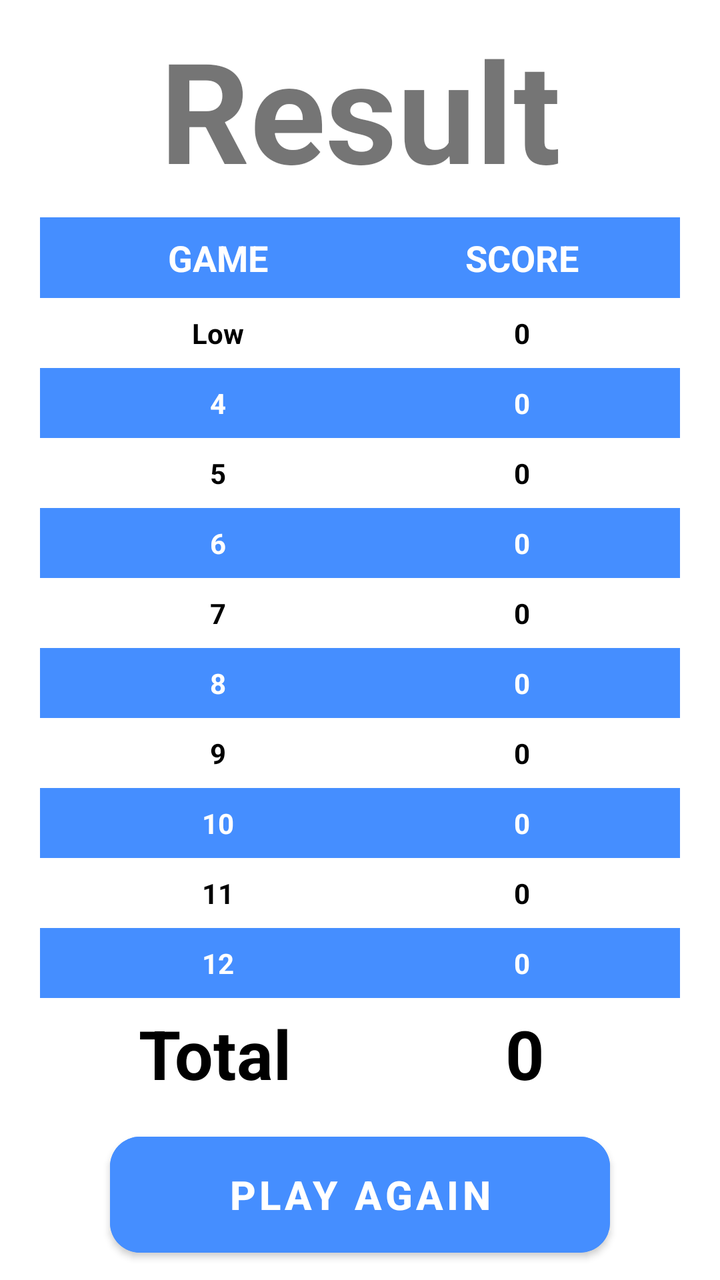
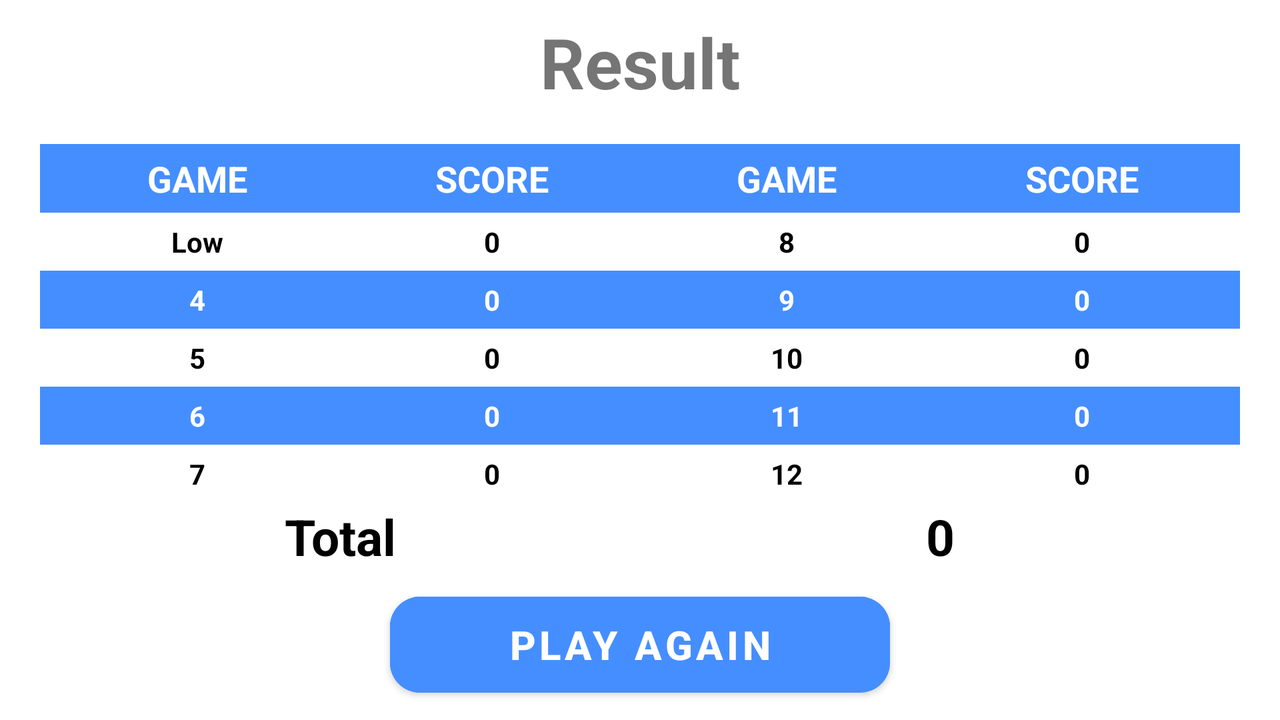

Compare how this app lays out the same screen by default and in its alternative resource folder. The renders come first, then the two layout files and the values they reference.
<!-- AndroidManifest.xml: application theme Theme.OU1_Thirty -->
<!-- res/layout/result_screen.xml -->
<?xml version="1.0" encoding="utf-8"?>
<androidx.constraintlayout.widget.ConstraintLayout xmlns:android="http://schemas.android.com/apk/res/android"
    android:layout_width="match_parent"
    android:layout_height="match_parent"
    xmlns:app="http://schemas.android.com/apk/res-auto">

    <TextView
        android:id="@+id/textView"
        android:layout_width="wrap_content"
        android:layout_height="wrap_content"
        android:textSize="70sp"
        android:textStyle="bold"
        android:text="@string/result"
        app:layout_constraintBottom_toTopOf="@+id/table"
        app:layout_constraintEnd_toEndOf="parent"
        app:layout_constraintStart_toStartOf="parent"
        app:layout_constraintTop_toTopOf="parent"/>

    <TableLayout
        android:id="@+id/table"
        android:layout_width="match_parent"
        android:layout_height="wrap_content"
        android:layout_marginStart="20dp"
        android:layout_marginEnd="20dp"
        app:layout_constraintBottom_toTopOf="@id/play_again_button"
        app:layout_constraintEnd_toEndOf="parent"
        app:layout_constraintStart_toStartOf="parent"
        app:layout_constraintTop_toBottomOf="@+id/textView">

        <TableRow
            android:background="@color/blue"
            android:padding="8dp">

            <TextView
                android:layout_width="wrap_content"
                android:layout_height="wrap_content"
                android:text="@string/game_result"
                android:textColor="@color/white"
                android:textSize="18sp"
                android:textStyle="bold"
                android:layout_weight="4"
                android:gravity="center_horizontal"/>

            <TextView
                android:layout_width="wrap_content"
                android:layout_height="wrap_content"
                android:text="@string/score_result"
                android:textColor="@color/white"
                android:textSize="18sp"
                android:textStyle="bold"
                android:layout_weight="4"
                android:gravity="center_horizontal" />

        </TableRow>

        <TableRow
            android:background="@color/white"
            android:padding="8dp">

            <TextView
                android:layout_width="wrap_content"
                android:layout_height="wrap_content"
                android:text="@string/result_Low"
                android:textColor="@color/black"
                android:textSize="14sp"
                android:textStyle="bold"
                android:layout_weight="4"
                android:gravity="center_horizontal"/>

            <TextView
                android:id="@+id/score_low"
                android:layout_width="wrap_content"
                android:layout_height="wrap_content"
                android:text="@string/zero"
                android:textColor="@color/black"
                android:textSize="14sp"
                android:textStyle="bold"
                android:layout_weight="4"
                android:gravity="center_horizontal"/>

        </TableRow>

        <TableRow
            android:background="@color/blue"
            android:padding="8dp">

            <TextView
                android:layout_width="wrap_content"
                android:layout_height="wrap_content"
                android:text="@string/result_4"
                android:textColor="@color/white"
                android:textSize="14sp"
                android:textStyle="bold"
                android:layout_weight="4"
                android:gravity="center_horizontal"/>

            <TextView
                android:id="@+id/score_4"
                android:layout_width="wrap_content"
                android:layout_height="wrap_content"
                android:text="@string/zero"
                android:textColor="@color/white"
                android:textSize="14sp"
                android:textStyle="bold"
                android:layout_weight="4"
                android:gravity="center_horizontal"/>

        </TableRow>

        <TableRow
            android:background="@color/white"
            android:padding="8dp">

            <TextView
                android:layout_width="wrap_content"
                android:layout_height="wrap_content"
                android:text="@string/result_5"
                android:textColor="@color/black"
                android:textSize="14sp"
                android:textStyle="bold"
                android:layout_weight="4"
                android:gravity="center_horizontal"/>

            <TextView
                android:id="@+id/score_5"
                android:layout_width="wrap_content"
                android:layout_height="wrap_content"
                android:text="@string/zero"
                android:textColor="@color/black"
                android:textSize="14sp"
                android:textStyle="bold"
                android:layout_weight="4"
                android:gravity="center_horizontal"/>

        </TableRow>

        <TableRow
            android:background="@color/blue"
            android:padding="8dp">

            <TextView
                android:layout_width="wrap_content"
                android:layout_height="wrap_content"
                android:text="@string/result_6"
                android:textColor="@color/white"
                android:textSize="14sp"
                android:textStyle="bold"
                android:layout_weight="4"
                android:gravity="center_horizontal"/>

            <TextView
                android:id="@+id/score_6"
                android:layout_width="wrap_content"
                android:layout_height="wrap_content"
                android:text="@string/zero"
                android:textColor="@color/white"
                android:textSize="14sp"
                android:textStyle="bold"
                android:layout_weight="4"
                android:gravity="center_horizontal"/>

        </TableRow>

        <TableRow
            android:background="@color/white"
            android:padding="8dp">

            <TextView
                android:layout_width="wrap_content"
                android:layout_height="wrap_content"
                android:text="@string/result_7"
                android:textColor="@color/black"
                android:textSize="14sp"
                android:textStyle="bold"
                android:layout_weight="4"
                android:gravity="center_horizontal"/>

            <TextView
                android:id="@+id/score_7"
                android:layout_width="wrap_content"
                android:layout_height="wrap_content"
                android:text="@string/zero"
                android:textColor="@color/black"
                android:textSize="14sp"
                android:textStyle="bold"
                android:layout_weight="4"
                android:gravity="center_horizontal"/>

        </TableRow>

        <TableRow
            android:background="@color/blue"
            android:padding="8dp">

            <TextView
                android:layout_width="wrap_content"
                android:layout_height="wrap_content"
                android:text="@string/result_8"
                android:textColor="@color/white"
                android:textSize="14sp"
                android:textStyle="bold"
                android:layout_weight="4"
                android:gravity="center_horizontal"/>

            <TextView
                android:id="@+id/score_8"
                android:layout_width="wrap_content"
                android:layout_height="wrap_content"
                android:text="@string/zero"
                android:textColor="@color/white"
                android:textSize="14sp"
                android:textStyle="bold"
                android:layout_weight="4"
                android:gravity="center_horizontal"/>

        </TableRow>

        <TableRow
            android:background="@color/white"
            android:padding="8dp">

            <TextView
                android:layout_width="wrap_content"
                android:layout_height="wrap_content"
                android:text="@string/result_9"
                android:textColor="@color/black"
                android:textStyle="bold"
                android:textSize="14sp"
                android:layout_weight="4"
                android:gravity="center_horizontal"/>

            <TextView
                android:id="@+id/score_9"
                android:layout_width="wrap_content"
                android:layout_height="wrap_content"
                android:text="@string/zero"
                android:textColor="@color/black"
                android:textSize="14sp"
                android:textStyle="bold"
                android:layout_weight="4"
                android:gravity="center_horizontal"/>

        </TableRow>

        <TableRow
            android:background="@color/blue"
            android:padding="8dp">

            <TextView
                android:layout_width="wrap_content"
                android:layout_height="wrap_content"
                android:text="@string/result_10"
                android:textColor="@color/white"
                android:textSize="14sp"
                android:textStyle="bold"
                android:layout_weight="4"
                android:gravity="center_horizontal"/>

            <TextView
                android:id="@+id/score_10"
                android:layout_width="wrap_content"
                android:layout_height="wrap_content"
                android:text="@string/zero"
                android:textColor="@color/white"
                android:textSize="14sp"
                android:textStyle="bold"
                android:layout_weight="4"
                android:gravity="center_horizontal"/>

        </TableRow>

        <TableRow
            android:background="@color/white"
            android:padding="8dp">

            <TextView
                android:layout_width="wrap_content"
                android:layout_height="wrap_content"
                android:text="@string/result_11"
                android:textColor="@color/black"
                android:textSize="14sp"
                android:textStyle="bold"
                android:layout_weight="4"
                android:gravity="center_horizontal"/>

            <TextView
                android:id="@+id/score_11"
                android:layout_width="wrap_content"
                android:layout_height="wrap_content"
                android:text="@string/zero"
                android:textColor="@color/black"
                android:textSize="14sp"
                android:textStyle="bold"
                android:layout_weight="4"
                android:gravity="center_horizontal"/>

        </TableRow>

        <TableRow
            android:background="@color/blue"
            android:padding="8dp">

            <TextView
                android:layout_width="wrap_content"
                android:layout_height="wrap_content"
                android:text="@string/result_12"
                android:textColor="@color/white"
                android:textSize="14sp"
                android:textStyle="bold"
                android:layout_weight="4"
                android:gravity="center_horizontal"/>

            <TextView
                android:id="@+id/score_12"
                android:layout_width="wrap_content"
                android:layout_height="wrap_content"
                android:text="@string/zero"
                android:textColor="@color/white"
                android:textSize="14sp"
                android:textStyle="bold"
                android:layout_weight="4"
                android:gravity="center_horizontal"/>

        </TableRow>

        <TableRow
            android:background="@color/white"
            android:padding="5dp">

            <TextView
                android:layout_width="wrap_content"
                android:layout_height="wrap_content"
                android:text="@string/result_total"
                android:textColor="@color/black"
                android:textSize="34sp"
                android:textStyle="bold"
                android:layout_weight="4"
                android:gravity="center_horizontal"/>

            <TextView
                android:id="@+id/score_total"
                android:layout_width="wrap_content"
                android:layout_height="wrap_content"
                android:text="@string/zero"
                android:textColor="@color/black"
                android:textSize="34sp"
                android:textStyle="bold"
                android:layout_weight="4"
                android:gravity="center_horizontal"/>

        </TableRow>

    </TableLayout>

    <Button
        android:id="@+id/play_again_button"
        android:layout_width="250dp"
        android:layout_height="70dp"
        android:text="@string/play_again"
        android:textStyle="bold"
        android:textSize="20sp"
        android:backgroundTint="@color/blue"
        android:layout_gravity="center"
        app:cornerRadius="15dp"
        app:layout_constraintBottom_toBottomOf="parent"
        app:layout_constraintEnd_toEndOf="parent"
        app:layout_constraintStart_toStartOf="parent"
        app:layout_constraintTop_toBottomOf="@+id/table"/>

</androidx.constraintlayout.widget.ConstraintLayout>
<!-- resources referenced by this layout -->
<resources>
  <color name="black">#FF000000</color>
  <color name="blue">#458eff</color>
  <color name="white">#FFFFFFFF</color>
  <string name="game_result">GAME</string>
  <string name="play_again">PLAY AGAIN</string>
  <string name="result">Result</string>
  <string name="result_10">10</string>
  <string name="result_11">11</string>
  <string name="result_12">12</string>
  <string name="result_4">4</string>
  <string name="result_5">5</string>
  <string name="result_6">6</string>
  <string name="result_7">7</string>
  <string name="result_8">8</string>
  <string name="result_9">9</string>
  <string name="result_Low">Low</string>
  <string name="result_total">Total</string>
  <string name="score_result">SCORE</string>
  <string name="zero">0</string>
  <style name="Theme.OU1_Thirty" parent="Theme.MaterialComponents.DayNight.NoActionBar">
          
          <item name="colorPrimary">@color/blue</item>
          <item name="colorPrimaryVariant">@color/purple_700</item>
          <item name="colorOnPrimary">@color/white</item>
          
          <item name="colorSecondary">@color/teal_200</item>
          <item name="colorSecondaryVariant">@color/teal_700</item>
          <item name="colorOnSecondary">@color/black</item>
          
          <item name="android:statusBarColor">@color/teal_200</item>
          
      </style>
  <color name="purple_700">#FF3700B3</color>
  <color name="teal_200">#FF03DAC5</color>
  <color name="teal_700">#FF018786</color>
</resources>
<!-- res/layout-land/result_screen.xml (the repository's variant of the layout above) -->
<!-- drawn on the phone turned sideways -->
<?xml version="1.0" encoding="utf-8"?>
<androidx.constraintlayout.widget.ConstraintLayout xmlns:android="http://schemas.android.com/apk/res/android"
    android:layout_width="match_parent"
    android:layout_height="match_parent"
    xmlns:app="http://schemas.android.com/apk/res-auto">

    <TextView
        android:id="@+id/textView"
        android:layout_width="wrap_content"
        android:layout_height="wrap_content"
        android:textSize="35sp"
        android:textStyle="bold"
        android:layout_gravity="center"
        android:text="@string/result"
        app:layout_constraintBottom_toTopOf="@+id/table"
        app:layout_constraintEnd_toEndOf="parent"
        app:layout_constraintStart_toStartOf="parent"
        app:layout_constraintTop_toTopOf="parent" />

    <TableLayout
        android:id="@+id/table"
        android:layout_width="match_parent"
        android:layout_height="wrap_content"
        android:layout_marginStart="20dp"
        android:layout_marginEnd="20dp"
        android:layout_marginTop="10dp"
        app:layout_constraintBottom_toTopOf="@id/play_again_button"
        app:layout_constraintEnd_toEndOf="parent"
        app:layout_constraintStart_toStartOf="parent"
        app:layout_constraintTop_toBottomOf="@+id/textView">

        <TableRow
            android:background="@color/blue"
            android:padding="5sp">

            <TextView
                android:layout_width="0dp"
                android:layout_height="wrap_content"
                android:text="@string/game_result"
                android:textColor="@color/white"
                android:textSize="18sp"
                android:textStyle="bold"
                android:layout_weight="4"
                android:gravity="center_horizontal"/>

            <TextView
                android:layout_width="0dp"
                android:layout_height="wrap_content"
                android:text="@string/score_result"
                android:textColor="@color/white"
                android:textSize="18sp"
                android:textStyle="bold"
                android:layout_weight="4"
                android:gravity="center_horizontal" />

            <TextView
                android:layout_width="0dp"
                android:layout_height="wrap_content"
                android:text="@string/game_result"
                android:textColor="@color/white"
                android:textSize="18sp"
                android:textStyle="bold"
                android:layout_weight="4"
                android:gravity="center_horizontal"/>

            <TextView
                android:layout_width="0dp"
                android:layout_height="wrap_content"
                android:text="@string/score_result"
                android:textColor="@color/white"
                android:textSize="18sp"
                android:textStyle="bold"
                android:layout_weight="4"
                android:gravity="center_horizontal" />

        </TableRow>

        <TableRow
            android:background="@color/white"
            android:padding="5sp">

            <TextView
                android:layout_width="0dp"
                android:layout_height="wrap_content"
                android:text="@string/result_Low"
                android:textColor="@color/black"
                android:textSize="14sp"
                android:textStyle="bold"
                android:layout_weight="4"
                android:gravity="center_horizontal"/>

            <TextView
                android:id="@+id/score_low"
                android:layout_width="0dp"
                android:layout_height="wrap_content"
                android:text="@string/zero"
                android:textColor="@color/black"
                android:textSize="14sp"
                android:textStyle="bold"
                android:layout_weight="4"
                android:gravity="center_horizontal"/>

            <TextView
                android:layout_width="0dp"
                android:layout_height="wrap_content"
                android:text="@string/result_8"
                android:textColor="@color/black"
                android:textSize="14sp"
                android:textStyle="bold"
                android:layout_weight="4"
                android:gravity="center_horizontal"/>

            <TextView
                android:id="@+id/score_8"
                android:layout_width="0dp"
                android:layout_height="wrap_content"
                android:text="@string/zero"
                android:textColor="@color/black"
                android:textSize="14sp"
                android:textStyle="bold"
                android:layout_weight="4"
                android:gravity="center_horizontal"/>

        </TableRow>

        <TableRow
            android:background="@color/blue"
            android:padding="5sp">

            <TextView
                android:layout_width="0dp"
                android:layout_height="wrap_content"
                android:text="@string/result_4"
                android:textColor="@color/white"
                android:textSize="14sp"
                android:textStyle="bold"
                android:layout_weight="4"
                android:gravity="center_horizontal"/>

            <TextView
                android:id="@+id/score_4"
                android:layout_width="0dp"
                android:layout_height="wrap_content"
                android:text="@string/zero"
                android:textColor="@color/white"
                android:textSize="14sp"
                android:textStyle="bold"
                android:layout_weight="4"
                android:gravity="center_horizontal"/>

            <TextView
                android:layout_width="0dp"
                android:layout_height="wrap_content"
                android:text="@string/result_9"
                android:textColor="@color/white"
                android:textStyle="bold"
                android:textSize="14sp"
                android:layout_weight="4"
                android:gravity="center_horizontal"/>

            <TextView
                android:id="@+id/score_9"
                android:layout_width="0dp"
                android:layout_height="wrap_content"
                android:text="@string/zero"
                android:textColor="@color/white"
                android:textSize="14sp"
                android:textStyle="bold"
                android:layout_weight="4"
                android:gravity="center_horizontal"/>



        </TableRow>

        <TableRow
            android:background="@color/white"
            android:padding="5sp">

            <TextView
                android:layout_width="0dp"
                android:layout_height="wrap_content"
                android:text="@string/result_5"
                android:textColor="@color/black"
                android:textSize="14sp"
                android:textStyle="bold"
                android:layout_weight="4"
                android:gravity="center_horizontal"/>

            <TextView
                android:id="@+id/score_5"
                android:layout_width="0dp"
                android:layout_height="wrap_content"
                android:text="@string/zero"
                android:textColor="@color/black"
                android:textSize="14sp"
                android:textStyle="bold"
                android:layout_weight="4"
                android:gravity="center_horizontal"/>


            <TextView
                android:layout_width="0dp"
                android:layout_height="wrap_content"
                android:text="@string/result_10"
                android:textColor="@color/black"
                android:textSize="14sp"
                android:textStyle="bold"
                android:layout_weight="4"
                android:gravity="center_horizontal"/>

            <TextView
                android:id="@+id/score_10"
                android:layout_width="0dp"
                android:layout_height="wrap_content"
                android:text="@string/zero"
                android:textColor="@color/black"
                android:textSize="14sp"
                android:textStyle="bold"
                android:layout_weight="4"
                android:gravity="center_horizontal"/>

        </TableRow>

        <TableRow
            android:background="@color/blue"
            android:padding="5sp">

            <TextView
                android:layout_width="0dp"
                android:layout_height="wrap_content"
                android:text="@string/result_6"
                android:textColor="@color/white"
                android:textSize="14sp"
                android:textStyle="bold"
                android:layout_weight="4"
                android:gravity="center_horizontal"/>

            <TextView
                android:id="@+id/score_6"
                android:layout_width="0dp"
                android:layout_height="wrap_content"
                android:text="@string/zero"
                android:textColor="@color/white"
                android:textSize="14sp"
                android:textStyle="bold"
                android:layout_weight="4"
                android:gravity="center_horizontal"/>


            <TextView
                android:layout_width="0dp"
                android:layout_height="wrap_content"
                android:text="@string/result_11"
                android:textColor="@color/white"
                android:textSize="14sp"
                android:textStyle="bold"
                android:layout_weight="4"
                android:gravity="center_horizontal"/>

            <TextView
                android:id="@+id/score_11"
                android:layout_width="0dp"
                android:layout_height="wrap_content"
                android:text="@string/zero"
                android:textColor="@color/white"
                android:textSize="14sp"
                android:textStyle="bold"
                android:layout_weight="4"
                android:gravity="center_horizontal"/>

        </TableRow>

        <TableRow
            android:background="@color/white"
            android:padding="5sp" >

            <TextView
                android:layout_width="0dp"
                android:layout_height="wrap_content"
                android:text="@string/result_7"
                android:textColor="@color/black"
                android:textSize="14sp"
                android:textStyle="bold"
                android:layout_weight="4"
                android:gravity="center_horizontal"/>

            <TextView
                android:id="@+id/score_7"
                android:layout_width="0dp"
                android:layout_height="wrap_content"
                android:text="@string/zero"
                android:textColor="@color/black"
                android:textSize="14sp"
                android:textStyle="bold"
                android:layout_weight="4"
                android:gravity="center_horizontal"/>

            <TextView
                android:layout_width="0dp"
                android:layout_height="wrap_content"
                android:text="@string/result_12"
                android:textColor="@color/black"
                android:textSize="14sp"
                android:textStyle="bold"
                android:layout_weight="4"
                android:gravity="center_horizontal"/>

            <TextView
                android:id="@+id/score_12"
                android:layout_width="0dp"
                android:layout_height="wrap_content"
                android:text="@string/zero"
                android:textColor="@color/black"
                android:textSize="14sp"
                android:textStyle="bold"
                android:layout_weight="4"
                android:gravity="center_horizontal"/>


        </TableRow>

        <TableRow
            android:background="@color/white">

            <TextView
                android:layout_width="0dp"
                android:layout_height="wrap_content"
                android:text="@string/result_total"
                android:textColor="@color/black"
                android:textSize="25sp"
                android:textStyle="bold"
                android:layout_weight="4"
                android:gravity="center_horizontal"/>

            <TextView
                android:id="@+id/score_total"
                android:layout_width="0dp"
                android:layout_height="wrap_content"
                android:text="@string/zero"
                android:textColor="@color/black"
                android:textSize="25sp"
                android:textStyle="bold"
                android:layout_weight="4"
                android:gravity="center_horizontal"/>

        </TableRow>

    </TableLayout>

    <Button
        android:id="@+id/play_again_button"
        android:layout_width="250dp"
        android:layout_height="60dp"
        android:text="@string/play_again"
        android:textStyle="bold"
        android:textSize="20sp"
        android:backgroundTint="@color/blue"
        android:layout_gravity="center"
        app:cornerRadius="15dp"
        app:layout_constraintBottom_toBottomOf="parent"
        app:layout_constraintEnd_toEndOf="parent"
        app:layout_constraintStart_toStartOf="parent"
        app:layout_constraintTop_toBottomOf="@+id/table"/>

</androidx.constraintlayout.widget.ConstraintLayout>
